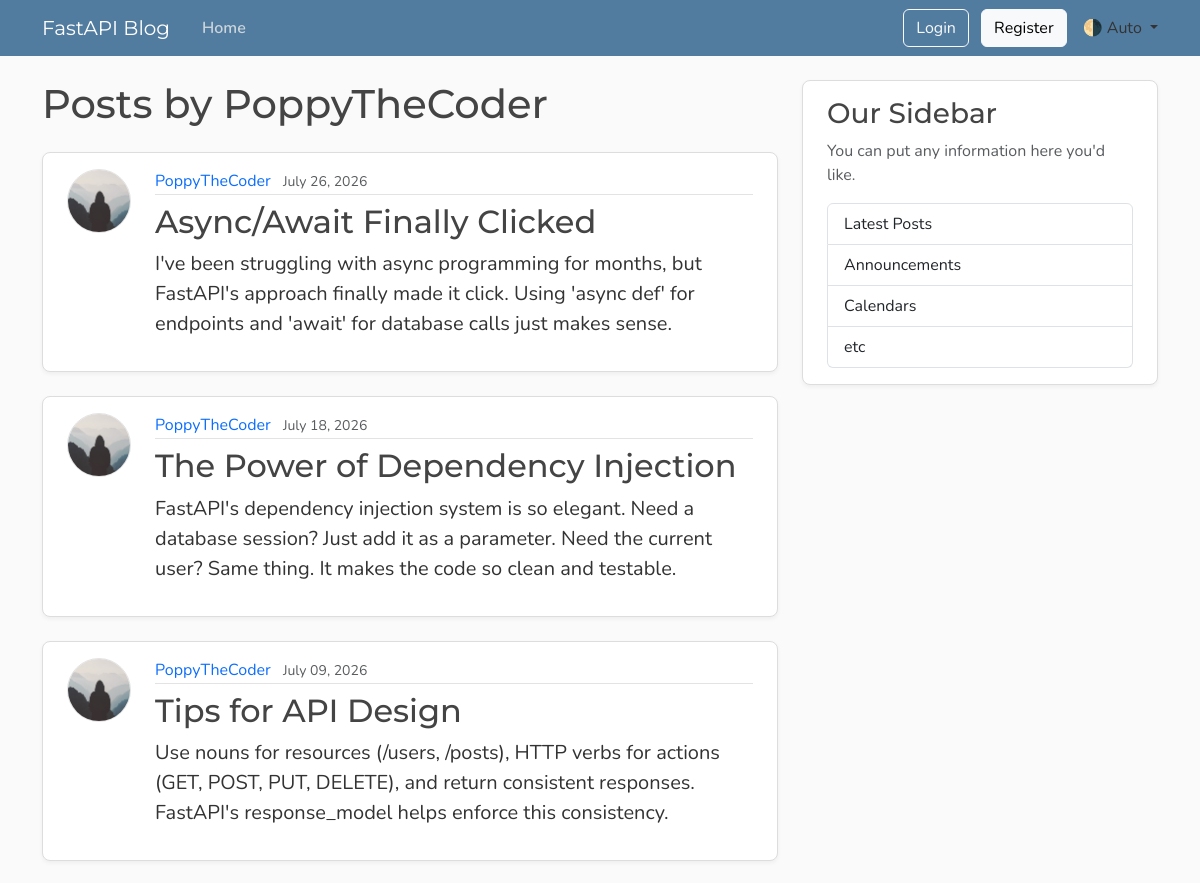
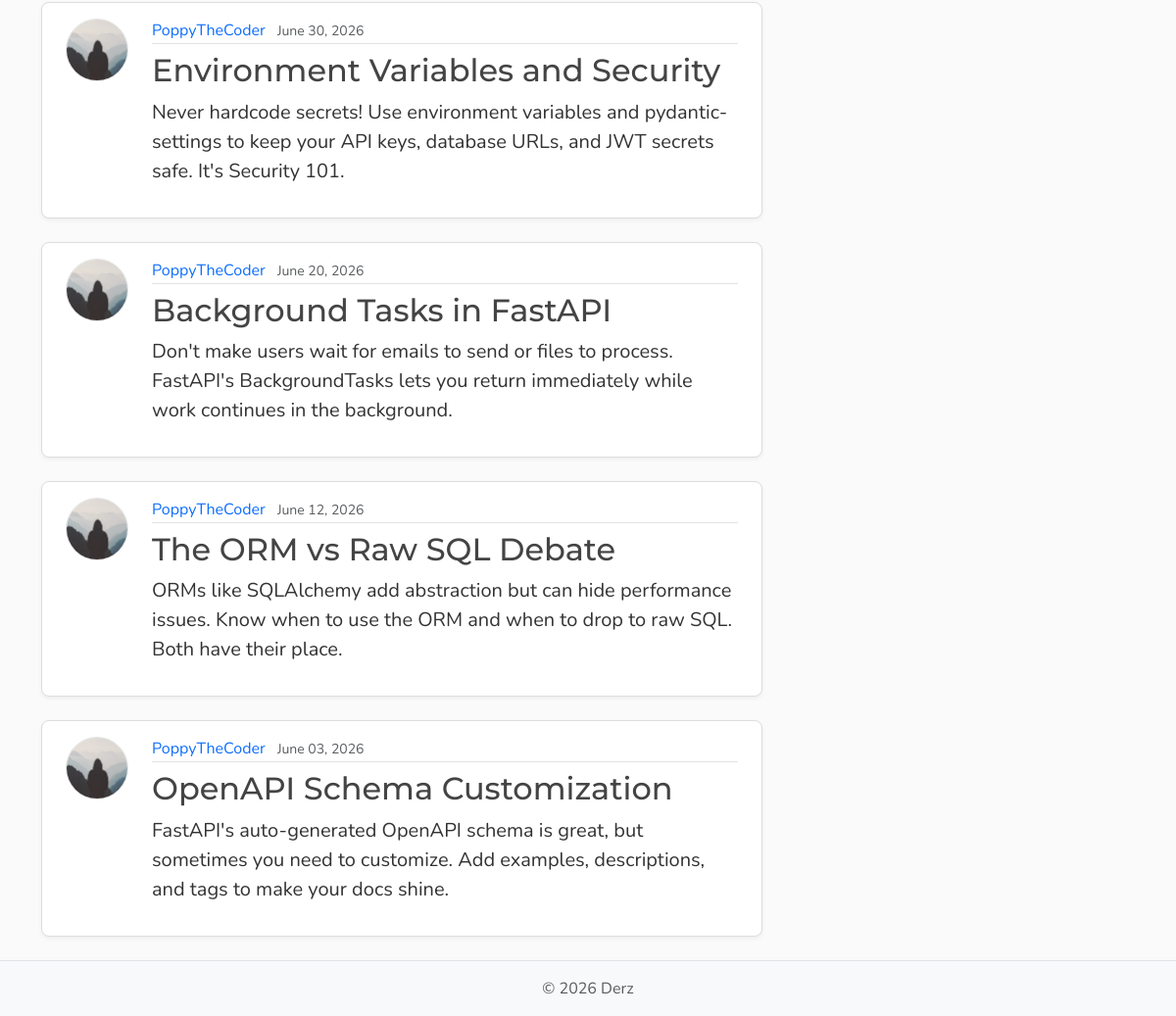
The page /users/5/posts on the database its author committed (2 pictures, top to bottom).
### models.py (models this page shows, shortened)
class User(Base) :
    __tablename__ = "users"
    id : Mapped[int] = mapped_column(Integer,primary_key=True, index=True)
    username : Mapped[str] = mapped_column(String(50),nullable=False, unique=True)
    email : Mapped[str] = mapped_column(String(120), nullable=False, unique=True)
    password_hash : Mapped[str] = mapped_column(String(200),nullable=False)    # Added Password Hash , Note that we should never add passwords to the database and only add password hashes
    image_file : Mapped[str | None] = mapped_column(String(200), nullable=True,default=None)
    posts : Mapped[list[Post]] = relationship(back_populates="author", cascade='all, delete-orphan')

class Post(Base):
    __tablename__ = "posts"
    id : Mapped[int] = mapped_column(Integer,primary_key=True, index=True)
    title : Mapped[str] = mapped_column(String, nullable=False)
    content : Mapped[str] = mapped_column(Text, nullable=False)
    user_id : Mapped[int] = mapped_column(ForeignKey("users.id"), nullable=False, index= True)
    date_posted : Mapped[datetime] = mapped_column(DateTime(timezone=True), default=lambda : datetime.now(UTC))
    author : Mapped[User] = relationship(back_populates="posts")

### main.py (the view)
@app.get('/users/{user_id}/posts',include_in_schema=False,name='user_posts')
async def get_user_posts_page(request : Request, user_id : int, db: Annotated[AsyncSession, Depends(get_db_session)]):
    result = await db.execute(select(models.User).where(models.User.id == user_id))
    existing_user = result.scalars().first()
    if not existing_user:
        raise FastapiHttpException(status_code=status.HTTP_404_NOT_FOUND, detail='User not found')
    result = await db.execute(select(models.Post).options(selectinload(models.Post.author)).where(models.Post.user_id == existing_user.id).order_by (models.Post.date_posted.desc()))
    posts = result.scalars().all()
    return template.TemplateResponse(request,"users_posts_finished.html",{'posts' : posts, "user" : existing_user, "title" :f'{existing_user.username} posts'})

### templates/users_posts_finished.html
{% extends "layout_finished.html" %}
{% block content %}
  <h1 class="mb-4">Posts by {{ user.username }}</h1>
  {% for post in posts %}
    <article class="content-section py-3 px-4 mb-4">
      <div class="d-flex align-items-start gap-4">
        <img class="rounded-circle article-img flex-shrink-0"
             src="{{ post.author.image_path }}"
             alt="{{ post.author.username }}'s profile picture"
             width="64"
             height="64"
             loading="lazy">
        <div class="flex-grow-1">
          <div class="article-metadata mb-2">
            <a class="me-2"
               href="{{ url_for('user_posts', user_id=post.author.id) }}">{{ post.author.username }}</a>
            <small class="text-body-secondary">{{ post.date_posted.strftime("%B %d, %Y") }}</small>
          </div>
          <h2>
            <a class="article-title"
               href="{{ url_for('post_page', post_id=post.id) }}">{{ post.title }}</a>
          </h2>
          <p class="article-content">{{ post.content }}</p>
        </div>
      </div>
    </article>
  {% else %}
    <p class="text-body-secondary">No posts by this user yet.</p>
  {% endfor %}
{% endblock content %}

### static/css/main.css (style rules this page uses)
:root { --font-heading: "Montserrat", system-ui, -apple-system, BlinkMacSystemFont, sans-serif; --font-body: "Nunito", system-ui, -apple-system, BlinkMacSystemFont, sans-serif; --color-bg-body: #fafafa; --color-bg-content: #ffffff; --color-text-primary: #333333; --color-text-heading: #444444; --color-steel: #527c9f; --color-nav-link: #cbd5db; --color-nav-link-hover: #ffffff; --color-link-hover: #428bca; --color-border: #dddddd; --color-border-light: #e3e3e3; --spacing-xl: 5rem; --article-img-size: 4rem; --account-img-size: 7.813rem; }
body { font-family: var(--font-body); background: var(--color-bg-body); color: var(--color-text-primary); }
h1, h2, h3, h4, h5, h6 { font-family: var(--font-heading); color: var(--color-text-heading); }
a { text-decoration: none; }
.content-section { background: var(--color-bg-content); border: 1px solid var(--color-border); border-radius: 0.5rem; box-shadow: 0 2px 4px rgba(15, 23, 42, 0.05); transition: box-shadow 0.15s ease, transform 0.15s ease, border-color 0.15s ease; }
.article-title { color: var(--color-text-heading); transition: color 0.2s ease-in-out; }
.article-content { white-space: pre-line; font-size: 1.25rem; }
.article-img { height: var(--article-img-size); width: var(--article-img-size); flex-shrink: 0; object-fit: cover; border: 1px solid var(--color-border-light); box-shadow: 0 0 0 2px var(--color-bg-content); }
.article-metadata { padding-bottom: 0.063rem; border-bottom: 1px solid var(--color-border-light); }
.article-metadata a { transition: color 0.2s ease-in-out; }

### rows shown on the page
User: username "PoppyTheCoder"
Post: author.username "PoppyTheCoder", date_posted "July 26, 2026", title "Async/Await Finally Clicked", content "I've been struggling with async programming for months, but FastAPI's approach finally made it click. Using 'async def' for endpoints and 'await' for database calls just makes sense."
Post: author.username "PoppyTheCoder", date_posted "July 18, 2026", title "The Power of Dependency Injection", content "FastAPI's dependency injection system is so elegant. Need a database session? Just add it as a parameter. Need the current user? Same thing. It makes the code so clean and testable."
Post: author.username "PoppyTheCoder", date_posted "July 09, 2026", title "Tips for API Design", content "Use nouns for resources (/users, /posts), HTTP verbs for actions (GET, POST, PUT, DELETE), and return consistent responses. FastAPI's response_model helps enforce this consistency."
Post: author.username "PoppyTheCoder", date_posted "June 30, 2026", title "Environment Variables and Security", content "Never hardcode secrets! Use environment variables and pydantic-settings to keep your API keys, database URLs, and JWT secrets safe. It's Security 101."
Post: author.username "PoppyTheCoder", date_posted "June 20, 2026", title "Background Tasks in FastAPI", content "Don't make users wait for emails to send or files to process. FastAPI's BackgroundTasks lets you return immediately while work continues in the background."
Post: author.username "PoppyTheCoder", date_posted "June 12, 2026", title "The ORM vs Raw SQL Debate", content "ORMs like SQLAlchemy add abstraction but can hide performance issues. Know when to use the ORM and when to drop to raw SQL. Both have their place."
Post: author.username "PoppyTheCoder", date_posted "June 03, 2026", title "OpenAPI Schema Customization", content "FastAPI's auto-generated OpenAPI schema is great, but sometimes you need to customize. Add examples, descriptions, and tags to make your docs shine."
